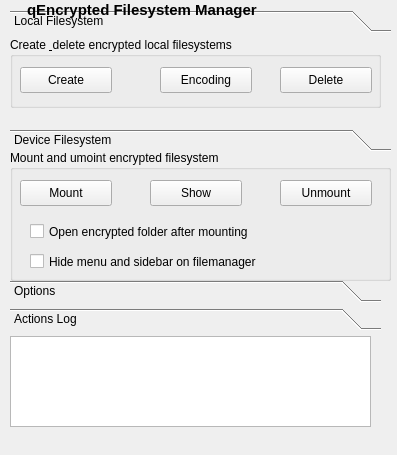
<ui version="4.0" >
 <class>Main</class>
 <widget class="QWidget" name="Main" >
  <property name="geometry" >
   <rect>
    <x>0</x>
    <y>0</y>
    <width>397</width>
    <height>455</height>
   </rect>
  </property>
  <property name="windowTitle" >
   <string>Form</string>
  </property>
  <widget class="QToolBox" name="toolBox" >
   <property name="geometry" >
    <rect>
     <x>10</x>
     <y>10</y>
     <width>381</width>
     <height>141</height>
    </rect>
   </property>
   <property name="currentIndex" >
    <number>0</number>
   </property>
   <widget class="QWidget" name="page" >
    <property name="geometry" >
     <rect>
      <x>0</x>
      <y>0</y>
      <width>371</width>
      <height>73</height>
     </rect>
    </property>
    <attribute name="label" >
     <string>Local Filesystem</string>
    </attribute>
    <widget class="QGroupBox" name="groupLocalFS" >
     <property name="geometry" >
      <rect>
       <x>0</x>
       <y>-1</y>
       <width>371</width>
       <height>71</height>
      </rect>
     </property>
     <property name="title" >
      <string>Create &amp; delete encrypted local filesystems</string>
     </property>
     <widget class="QPushButton" name="createButton" >
      <property name="geometry" >
       <rect>
        <x>10</x>
        <y>30</y>
        <width>92</width>
        <height>26</height>
       </rect>
      </property>
      <property name="text" >
       <string>Create</string>
      </property>
     </widget>
     <widget class="QPushButton" name="encodingButton" >
      <property name="geometry" >
       <rect>
        <x>150</x>
        <y>30</y>
        <width>92</width>
        <height>26</height>
       </rect>
      </property>
      <property name="text" >
       <string>Encoding</string>
      </property>
     </widget>
     <widget class="QPushButton" name="deleteButton" >
      <property name="geometry" >
       <rect>
        <x>270</x>
        <y>30</y>
        <width>92</width>
        <height>26</height>
       </rect>
      </property>
      <property name="text" >
       <string>Delete</string>
      </property>
     </widget>
    </widget>
   </widget>
   <widget class="QWidget" name="page_2" >
    <property name="geometry" >
     <rect>
      <x>0</x>
      <y>0</y>
      <width>371</width>
      <height>73</height>
     </rect>
    </property>
    <attribute name="label" >
     <string>Device Filesystem</string>
    </attribute>
    <widget class="QGroupBox" name="groupDeviceFS" >
     <property name="geometry" >
      <rect>
       <x>0</x>
       <y>0</y>
       <width>371</width>
       <height>71</height>
      </rect>
     </property>
     <property name="title" >
      <string>Create &amp; delete encrypted device filesystems</string>
     </property>
     <widget class="QPushButton" name="createDevButton" >
      <property name="geometry" >
       <rect>
        <x>10</x>
        <y>30</y>
        <width>92</width>
        <height>26</height>
       </rect>
      </property>
      <property name="text" >
       <string>Create</string>
      </property>
     </widget>
     <widget class="QPushButton" name="encodingDevButton" >
      <property name="geometry" >
       <rect>
        <x>140</x>
        <y>30</y>
        <width>92</width>
        <height>26</height>
       </rect>
      </property>
      <property name="text" >
       <string>Encoding</string>
      </property>
     </widget>
     <widget class="QPushButton" name="deleteDevButton" >
      <property name="geometry" >
       <rect>
        <x>270</x>
        <y>30</y>
        <width>92</width>
        <height>26</height>
       </rect>
      </property>
      <property name="text" >
       <string>Delete</string>
      </property>
     </widget>
    </widget>
   </widget>
  </widget>
  <widget class="QGroupBox" name="groupBox_2" >
   <property name="geometry" >
    <rect>
     <x>10</x>
     <y>150</y>
     <width>381</width>
     <height>131</height>
    </rect>
   </property>
   <property name="title" >
    <string>Mount and umoint encrypted filesystem</string>
   </property>
   <widget class="QPushButton" name="mountButton" >
    <property name="geometry" >
     <rect>
      <x>10</x>
      <y>30</y>
      <width>92</width>
      <height>26</height>
     </rect>
    </property>
    <property name="text" >
     <string>Mount</string>
    </property>
   </widget>
   <widget class="QPushButton" name="showButton" >
    <property name="geometry" >
     <rect>
      <x>140</x>
      <y>30</y>
      <width>92</width>
      <height>26</height>
     </rect>
    </property>
    <property name="text" >
     <string>Show</string>
    </property>
   </widget>
   <widget class="QPushButton" name="umountButton" >
    <property name="geometry" >
     <rect>
      <x>270</x>
      <y>30</y>
      <width>92</width>
      <height>26</height>
     </rect>
    </property>
    <property name="text" >
     <string>Unmount</string>
    </property>
   </widget>
   <widget class="QCheckBox" name="checkPopup" >
    <property name="geometry" >
     <rect>
      <x>20</x>
      <y>70</y>
      <width>231</width>
      <height>23</height>
     </rect>
    </property>
    <property name="text" >
     <string>Open encrypted folder after mounting</string>
    </property>
   </widget>
   <widget class="QCheckBox" name="checkHideaddress" >
    <property name="geometry" >
     <rect>
      <x>20</x>
      <y>100</y>
      <width>241</width>
      <height>23</height>
     </rect>
    </property>
    <property name="text" >
     <string>Hide menu and sidebar on filemanager</string>
    </property>
   </widget>
  </widget>
  <widget class="QLabel" name="label" >
   <property name="geometry" >
    <rect>
     <x>27</x>
     <y>0</y>
     <width>361</width>
     <height>20</height>
    </rect>
   </property>
   <property name="font" >
    <font>
     <pointsize>11</pointsize>
     <weight>75</weight>
     <bold>true</bold>
    </font>
   </property>
   <property name="layoutDirection" >
    <enum>Qt::RightToLeft</enum>
   </property>
   <property name="text" >
    <string>qEncrypted Filesystem Manager</string>
   </property>
  </widget>
  <widget class="QToolBox" name="toolBox_2" >
   <property name="geometry" >
    <rect>
     <x>10</x>
     <y>280</y>
     <width>371</width>
     <height>161</height>
    </rect>
   </property>
   <property name="currentIndex" >
    <number>1</number>
   </property>
   <widget class="QWidget" name="page_3" >
    <property name="geometry" >
     <rect>
      <x>0</x>
      <y>0</y>
      <width>361</width>
      <height>93</height>
     </rect>
    </property>
    <attribute name="label" >
     <string>Options</string>
    </attribute>
    <widget class="QCheckBox" name="checkStartWith" >
     <property name="geometry" >
      <rect>
       <x>20</x>
       <y>50</y>
       <width>121</width>
       <height>23</height>
      </rect>
     </property>
     <property name="text" >
      <string>Start with system</string>
     </property>
    </widget>
    <widget class="QCheckBox" name="checkStartTrayed" >
     <property name="geometry" >
      <rect>
       <x>150</x>
       <y>50</y>
       <width>91</width>
       <height>23</height>
      </rect>
     </property>
     <property name="text" >
      <string>Start trayed</string>
     </property>
    </widget>
    <widget class="QPushButton" name="hideToTrayButton" >
     <property name="geometry" >
      <rect>
       <x>260</x>
       <y>50</y>
       <width>92</width>
       <height>26</height>
      </rect>
     </property>
     <property name="text" >
      <string>Hide in panel</string>
     </property>
    </widget>
    <widget class="QLineEdit" name="passwordline" >
     <property name="geometry" >
      <rect>
       <x>160</x>
       <y>0</y>
       <width>191</width>
       <height>27</height>
      </rect>
     </property>
    </widget>
    <widget class="QLabel" name="label_2" >
     <property name="geometry" >
      <rect>
       <x>20</x>
       <y>0</y>
       <width>111</width>
       <height>17</height>
      </rect>
     </property>
     <property name="text" >
      <string>Enter password</string>
     </property>
    </widget>
    <widget class="QCheckBox" name="checkShow" >
     <property name="geometry" >
      <rect>
       <x>20</x>
       <y>20</y>
       <width>121</width>
       <height>23</height>
      </rect>
     </property>
     <property name="text" >
      <string>Show password</string>
     </property>
    </widget>
   </widget>
   <widget class="QWidget" name="page_4" >
    <property name="geometry" >
     <rect>
      <x>0</x>
      <y>0</y>
      <width>361</width>
      <height>93</height>
     </rect>
    </property>
    <attribute name="label" >
     <string>Actions Log</string>
    </attribute>
    <widget class="QTextBrowser" name="textEdit1" >
     <property name="geometry" >
      <rect>
       <x>0</x>
       <y>0</y>
       <width>361</width>
       <height>91</height>
      </rect>
     </property>
    </widget>
   </widget>
  </widget>
 </widget>
 <resources/>
 <connections/>
</ui>
